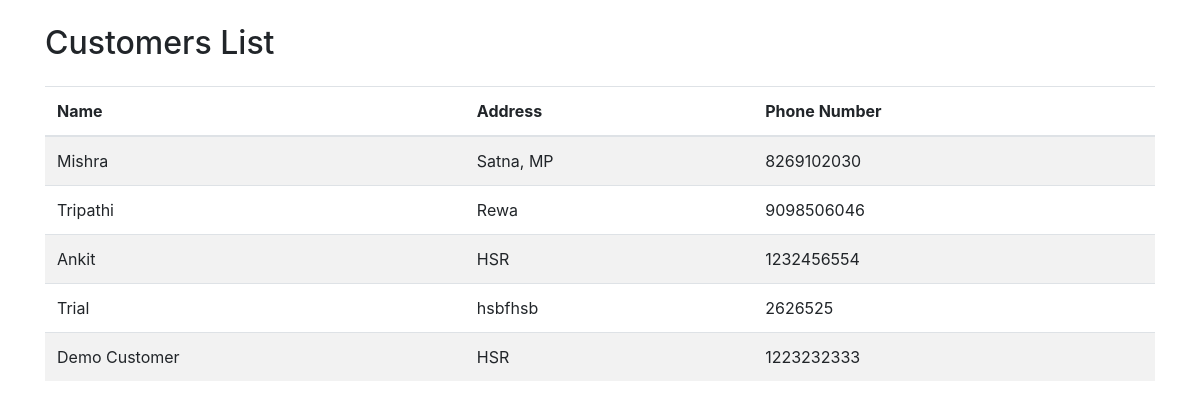
The app's page /app/list_customers/ with its own data.
### app/models.py (models this page shows, shortened)
class Customer(models.Model):
    name = models.CharField(max_length=100)
    address = models.TextField()
    phone_number = models.CharField(max_length=15)

### app/views.py (the view)
# urls.py: path('list_customers/', list_customers, name='list_customers'),
def list_customers(request):
    customers = Customer.objects.all()
    return render(request, 'app/list_customers.html', {'customers': customers})

### app/templates/app/list_customers.html
{% extends 'app/base.html' %}
{% load bootstrap_filters %}
{% block content %}
<h2 class="my-4">Customers List</h2>
<table class="table table-striped">
    <thead>
        <tr>
            <th>Name</th>
            <th>Address</th>
            <th>Phone Number</th>
        </tr>
    </thead>
    <tbody>
        {% for customer in customers %}
        <tr>
            <td>{{ customer.name }}</td>
            <td>{{ customer.address }}</td>
            <td>{{ customer.phone_number }}</td>
        </tr>
        {% endfor %}
    </tbody>
</table>
{% endblock %}

### app/templates/app/base.html (shortened to what this page needs)
<!DOCTYPE html>
<html lang="en">
<head>
    <link href="https://stackpath.bootstrapcdn.com/bootstrap/4.5.2/css/bootstrap.min.css" rel="stylesheet">
</head>
<body>
    <div class="container">
        {% block content %}
        {% endblock %}
    </div>
</body>
</html>

### records on screen
Customer: name "Mishra", address "Satna, MP", phone_number "8269102030"
Customer: name "Tripathi", address "Rewa", phone_number "9098506046"
Customer: name "Ankit", address "HSR", phone_number "1232456554"
Customer: name "Trial", address "hsbfhsb", phone_number "2626525"
Customer: name "Demo Customer", address "HSR", phone_number "1223232333"
